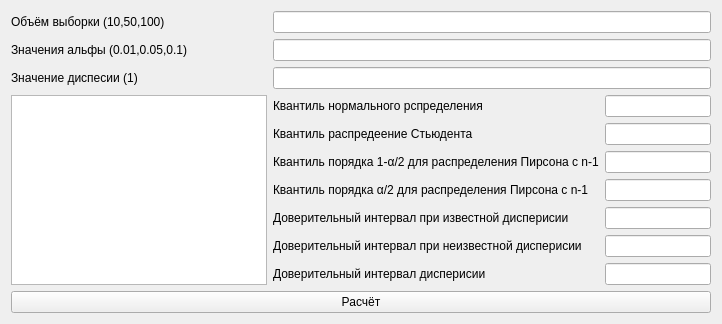
<?xml version="1.0" encoding="UTF-8"?>
<ui version="4.0">
 <class>Form</class>
 <widget class="QWidget" name="Form">
  <property name="geometry">
   <rect>
    <x>0</x>
    <y>0</y>
    <width>722</width>
    <height>319</height>
   </rect>
  </property>
  <property name="windowTitle">
   <string>Form</string>
  </property>
  <layout class="QVBoxLayout" name="verticalLayout">
   <item>
    <layout class="QFormLayout" name="formLayout_2">
     <item row="0" column="0">
      <widget class="QLabel" name="label">
       <property name="text">
        <string>Объём выборки (10,50,100)</string>
       </property>
      </widget>
     </item>
     <item row="1" column="0">
      <widget class="QLabel" name="label_2">
       <property name="text">
        <string>Значения альфы (0.01,0.05,0.1)</string>
       </property>
      </widget>
     </item>
     <item row="2" column="0">
      <widget class="QLabel" name="label_3">
       <property name="text">
        <string>Значение диспесии (1)</string>
       </property>
      </widget>
     </item>
     <item row="3" column="0">
      <widget class="QTextBrowser" name="textBrowser"/>
     </item>
     <item row="3" column="1">
      <layout class="QFormLayout" name="formLayout_3">
       <item row="0" column="0">
        <widget class="QLabel" name="label_4">
         <property name="text">
          <string>Квантиль нормального рспределения</string>
         </property>
        </widget>
       </item>
       <item row="1" column="0">
        <widget class="QLabel" name="label_5">
         <property name="text">
          <string>Квантиль распредеение Стьюдента</string>
         </property>
        </widget>
       </item>
       <item row="2" column="0">
        <widget class="QLabel" name="label_6">
         <property name="text">
          <string>Квантиль порядка 1-α/2 для распределения Пирсона с n-1</string>
         </property>
        </widget>
       </item>
       <item row="3" column="0">
        <widget class="QLabel" name="label_7">
         <property name="text">
          <string>Квантиль порядка α/2 для распределения Пирсона с n-1</string>
         </property>
        </widget>
       </item>
       <item row="4" column="0">
        <widget class="QLabel" name="label_8">
         <property name="text">
          <string>Доверительный интервал при известной дисперисии</string>
         </property>
        </widget>
       </item>
       <item row="5" column="0">
        <widget class="QLabel" name="label_9">
         <property name="text">
          <string>Доверительный интервал при неизвестной дисперисии</string>
         </property>
        </widget>
       </item>
       <item row="6" column="0">
        <widget class="QLabel" name="label_10">
         <property name="text">
          <string>Доверительный интервал дисперисии</string>
         </property>
        </widget>
       </item>
       <item row="0" column="1">
        <widget class="QLineEdit" name="lineEdit_4"/>
       </item>
       <item row="1" column="1">
        <widget class="QLineEdit" name="lineEdit_5"/>
       </item>
       <item row="2" column="1">
        <widget class="QLineEdit" name="lineEdit_6"/>
       </item>
       <item row="3" column="1">
        <widget class="QLineEdit" name="lineEdit_7"/>
       </item>
       <item row="4" column="1">
        <widget class="QLineEdit" name="lineEdit_8"/>
       </item>
       <item row="5" column="1">
        <widget class="QLineEdit" name="lineEdit_9"/>
       </item>
       <item row="6" column="1">
        <widget class="QLineEdit" name="lineEdit_10"/>
       </item>
      </layout>
     </item>
     <item row="0" column="1">
      <widget class="QLineEdit" name="lineEdit"/>
     </item>
     <item row="1" column="1">
      <widget class="QLineEdit" name="lineEdit_2"/>
     </item>
     <item row="2" column="1">
      <widget class="QLineEdit" name="lineEdit_3"/>
     </item>
    </layout>
   </item>
   <item>
    <widget class="QPushButton" name="pushButton">
     <property name="text">
      <string>Расчёт</string>
     </property>
    </widget>
   </item>
  </layout>
 </widget>
 <resources/>
 <connections/>
</ui>
